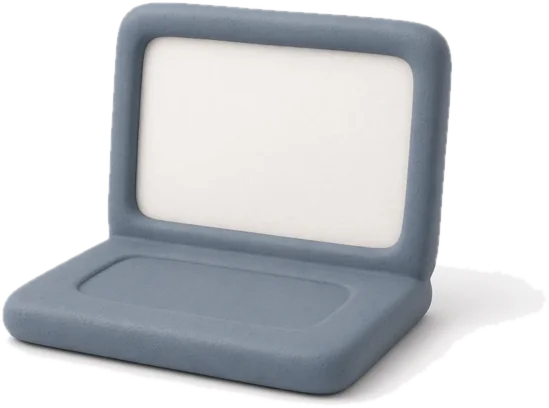
#> input picture assets/card-projects.webp, 549 x 408 px
$ python process_image.py card-projects.webp out.png
#> lines starting #> are read from the running program, lines starting #| are printed output that depends on the picture
import argparse
import sys
from PIL import Image, ImageDraw, ImageFilter


def edge_seeds(w, h, step=None):
    if step is None:
        step = max(1, min(w, h) // 20)
    seeds = [
        (0, 0), (w - 1, 0), (0, h - 1), (w - 1, h - 1),
        (w // 2, 0), (0, h // 2), (w - 1, h // 2), (w // 2, h - 1),
    ]
    for x in range(0, w, step):
        seeds += [(x, 0), (x, h - 1)]
    for y in range(0, h, step):
        seeds += [(0, y), (w - 1, y)]
    return seeds


def remove_bg(im, dark=False):
    """Flood-fill background from edges to transparent.
    light mode: near-white; dark mode (--dark): near-black.
    """
#> called with dark = False
    im = im.convert("RGB")
    im.thumbnail((900, 900))
    w, h = im.size
#> w = 549; h = 408
    mask = Image.new("L", (w, h), 0)
#> mask: PIL image 549x408 L; every value is 0
    work = im.copy()
    marker = (255, 0, 255)
    if dark:
        # near-black background (night renders); keep lit building + base
        seed_ok = lambda p: max(p) < 40
        thresh = 32
    else:
        seed_ok = lambda p: min(p) > 225
        thresh = 28
    for x, y in edge_seeds(w, h):
        if seed_ok(work.getpixel((x, y))):
            ImageDraw.floodfill(work, (x, y), marker, thresh=thresh)
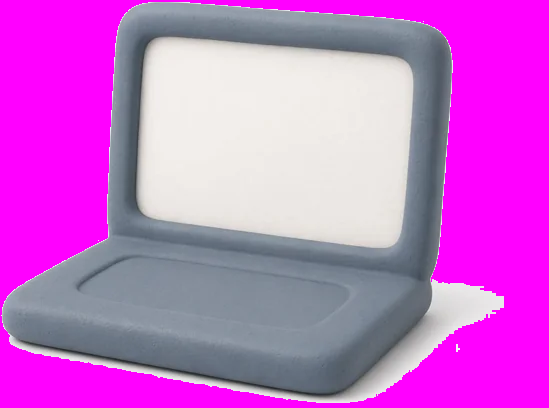
#> work: PIL image 549x408 RGB; mean R, G, B 200.7, 104.1, 206.7
    px = work.load()
    m = mask.load()
    for yy in range(h):
        for xx in range(w):
            m[xx, yy] = 0 if px[xx, yy] == marker else 255
    mask = mask.filter(ImageFilter.MinFilter(3)).filter(ImageFilter.GaussianBlur(1))
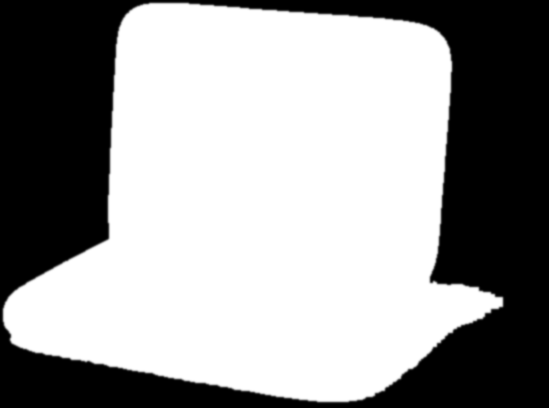
#> mask: PIL image 549x408 L; min 0, max 255, mean 153.7
    im.putalpha(mask)
#> im: PIL image 549x408 RGBA
    bbox = im.getbbox()
#> bbox = (0, 0, 506, 405)
    if bbox:
        im = im.crop(bbox)
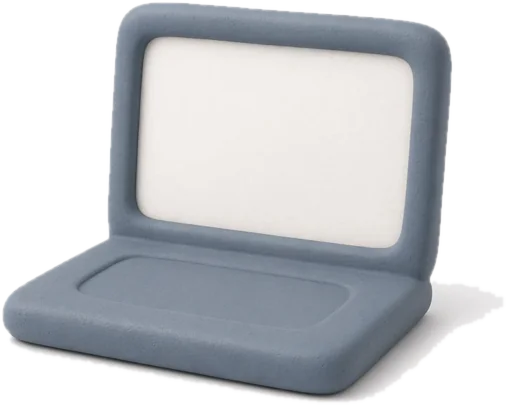
#> im: PIL image 506x405 RGBA; mean R, G, B, A 194.8, 197.4, 200.9, 168; transparent parts drawn white
    return im


def main(argv=None):
    p = argparse.ArgumentParser(description="Remove solid background from chapter images")
    p.add_argument("src")
    p.add_argument("dst")
    p.add_argument("--dark", action="store_true",
                   help="Flood-fill near-black edge background (night images)")
    args = p.parse_args(argv)
    im = remove_bg(Image.open(args.src), dark=args.dark)
    im.save(args.dst, optimize=True)
    print(args.dst, im.size)
#| out.png (506, 405)


if __name__ == "__main__":
    main()

$ run again, on assets/door.webp
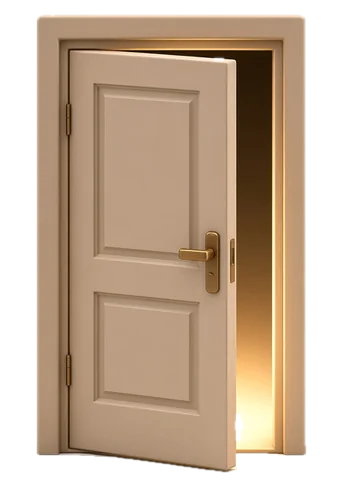
#> input picture assets/door.webp, 343 x 500 px
#> in remove_bg, `mask = mask.filter(ImageFilter.MinFilter(3)).filter(ImageFilter.Gaussi..`:
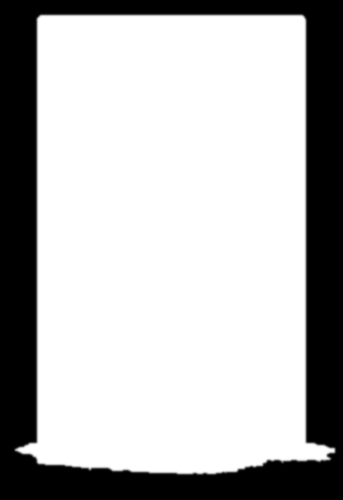
#> mask: PIL image 343x500 L; min 0, max 255, mean 182.2
#> bbox = (12, 12, 338, 477)
#> in remove_bg, `im = im.crop(bbox)`:
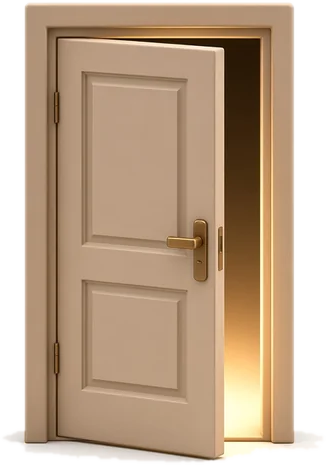
#> im: PIL image 326x465 RGBA; mean R, G, B, A 189.8, 164.8, 139.8, 206.2; transparent parts drawn white
#| out.png (326, 465)
